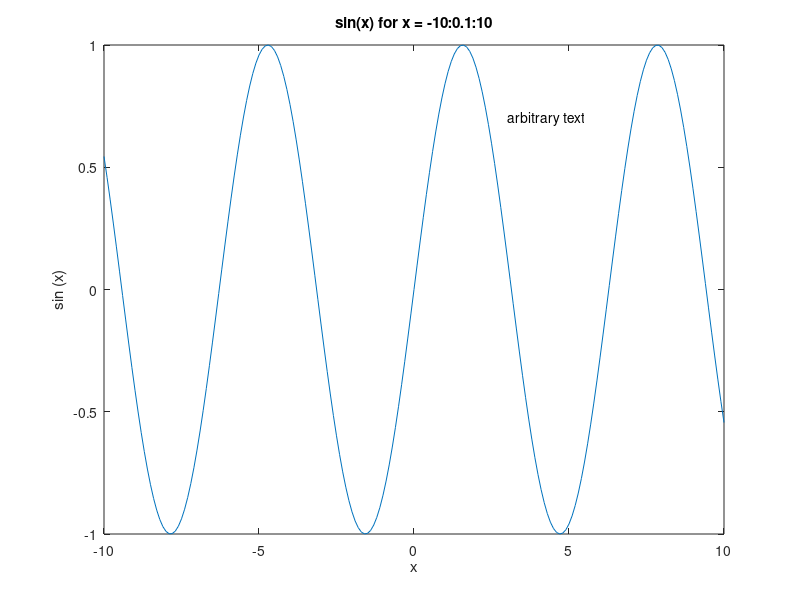

This figure's MATLAB source:
x = -10:0.1:10;
plot (x, sin (x));
title ("sin(x) for x = -10:0.1:10");
xlabel ("x");
ylabel ("sin (x)");
text (3, 0.7, "arbitrary text");